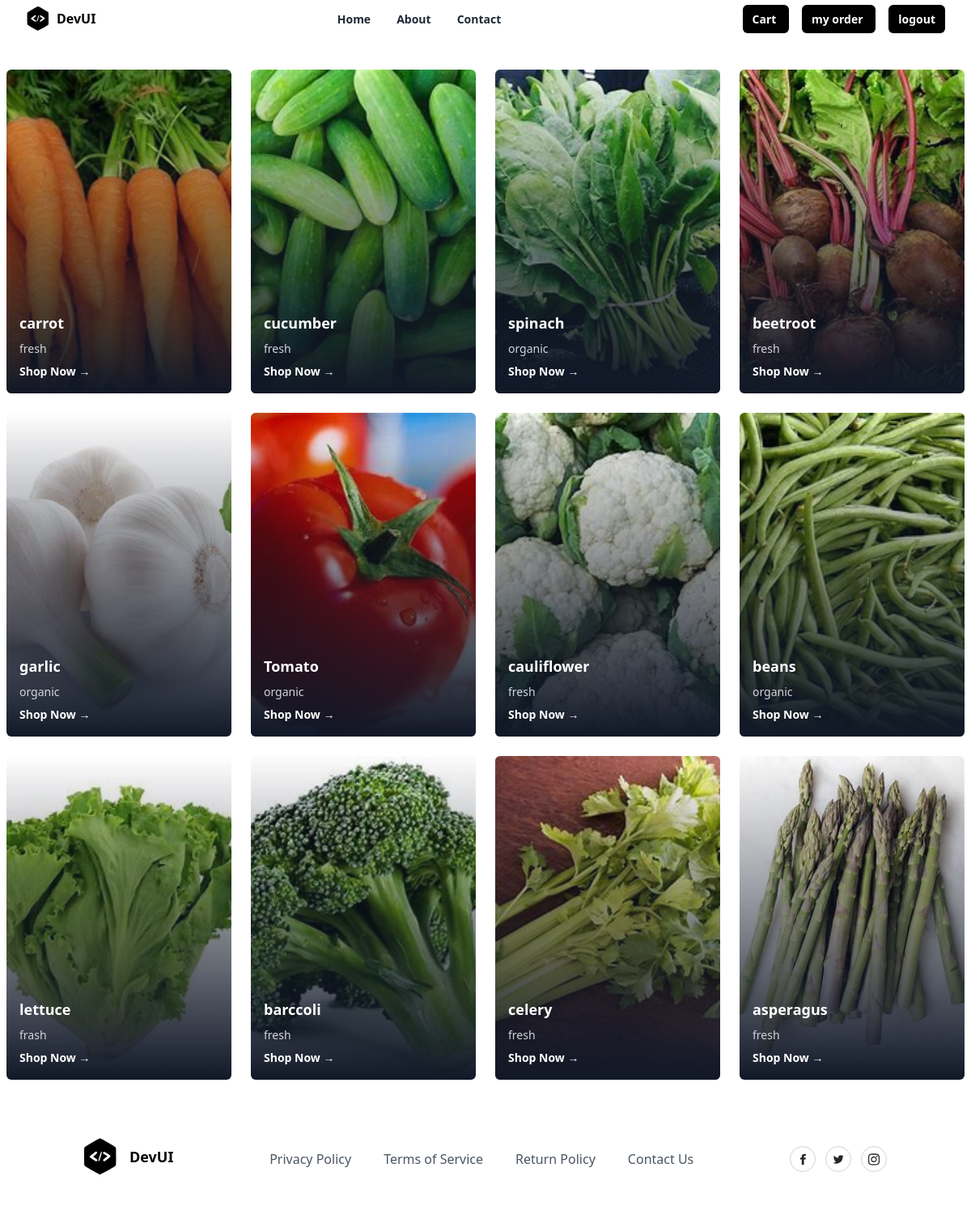
The app's page /index/ with its own data.
### shop/models.py (models this page shows, shortened)
class Product(models.Model):
    title=models.CharField(max_length=100)
    description=models.TextField(null=True,blank=True)
    category_object=models.ForeignKey(Category,on_delete=models.CASCADE)
    price=models.PositiveIntegerField()
    image=models.ImageField(upload_to='product_images',null=True,blank=True,default='product_images/default.jpg')
    created_date = models.DateTimeField(auto_now_add=True)
    updated_date = models.DateTimeField(auto_now=True)
    is_active = models.BooleanField(default=True)

### shop/views.py (the view)
# urls.py: path('index/',views.IndexView.as_view(),name="index"),
class IndexView(View):
    def get(self,request,*args,**kwargs):
        qs=Product.objects.all()
        return render(request,"index.html",{"data":qs})

### shop/templates/index.html
{%extends 'base.html'%}
{%block main_block%}
<div class="conatiner">
    <div class="mx-auto grid w-full max-w-7xl items-center space-y-4 px-2 py-10 md:grid-cols-2 md:gap-6 md:space-y-0 lg:grid-cols-4">
        {%for p in data%}
        <div class="relative aspect-[16/9]  w-auto rounded-md md:aspect-auto md:h-[400px]">
            <img
              src="{{p.image.url}}"
              alt="AirMax Pro"
              class="z-0 h-full w-full rounded-md object-cover"
            />
            <div class="absolute inset-0 rounded-md bg-gradient-to-t from-gray-900 to-transparent"></div>
            <div class="absolute bottom-4 left-4 text-left">
              <h1 class="text-lg font-semibold text-white">{{p.title}}</h1>
              <p class="mt-2 text-sm text-gray-300">
                {{p.description}}
              </p>
              <a href="{% url 'product-detail' p.id%}" class="mt-2 inline-flex cursor-pointer items-center text-sm font-semibold text-white">
                Shop Now →
              </a>
            </div>
          </div>
        {%endfor%}
      </div>
</div>
{%endblock%}

### shop/templates/base.html (shortened to what this page needs)
<!DOCTYPE html>
<html lang="en">
<head>
    <script src="https://cdn.tailwindcss.com"></script>
</head>
<body>
    <div class="relative w-full bg-white">
        <div class="mx-auto flex max-w-7xl items-center justify-between px-4 py-2 sm:px-6 lg:px-8">
          <div class="inline-flex items-center space-x-2">
            <span>
            </span>
            <span class="font-bold">DevUI</span>
          </div>
          <div class="hidden lg:block">
            <ul class="inline-flex space-x-8">
              <li>
                <a
                  href="{% url 'index'%}"
                  class="text-sm font-semibold text-gray-800 hover:text-gray-900"
                >
                  Home
                </a>
              </li>
              <li>
                <a
                  href="#"
                  class="text-sm font-semibold text-gray-800 hover:text-gray-900"
                >
                  About
                </a>
              </li>
              <li>
                <a
                  href="#"
                  class="text-sm font-semibold text-gray-800 hover:text-gray-900"
                >
                  Contact
                </a>
              </li>
            </ul>
          </div>
          <div class="hidden lg:block">
            <a
              href="{%url 'cart-summary'%}"
              class="rounded-md bg-black px-3 py-2 text-sm font-semibold text-white shadow-sm hover:bg-black/80 focus-visible:outline focus-visible:outline-2 focus-visible:outline-offset-2 focus-visible:outline-black"
            >
              Cart
            </a>
            <a
            href="{%url 'order-summary'%}"
            class="rounded-md bg-black ms-4 px-3 py-2 text-sm font-semibold text-white shadow-sm hover:bg-black/80 focus-visible:outline focus-visible:outline-2 focus-visible:outline-offset-2 focus-visible:outline-black"
          >my order
          </a>
            <a
              href="{%url 'signout'%}"
              class="rounded-md bg-black ms-4 px-3 py-2 text-sm font-semibold text-white shadow-sm hover:bg-black/80 focus-visible:outline focus-visible:outline-2 focus-visible:outline-offset-2 focus-visible:outline-black"
            >
              logout
            </a>
          </div>
        </div>
      </div>
    {%block main_block%}
    {%endblock%}
    <section class="relative overflow-hidden bg-white py-8">
        <div class="container relative z-10 mx-auto px-4">
          <div class="-m-8 flex flex-wrap items-center justify-between">
            <div class="w-auto p-8">
              <a href="#">
                <div class="inline-flex items-center">
                  <span class="ml-4 text-lg font-bold">DevUI</span>
                </div>
              </a>
            </div>
            <div class="w-auto p-8">
              <ul class="-m-5 flex flex-wrap items-center">
                <li class="p-5">
                  <a class="font-medium text-gray-600 hover:text-gray-700" href="#">
                    Privacy Policy
                  </a>
                </li>
                <li class="p-5">
                  <a class="font-medium text-gray-600 hover:text-gray-700" href="#">
                    Terms of Service
                  </a>
                </li>
                <li class="p-5">
                  <a class="font-medium text-gray-600 hover:text-gray-700" href="#">
                    Return Policy
                  </a>
                </li>
                <li class="p-5">
                  <a class="font-medium text-gray-600 hover:text-gray-700" href="#">
                    Contact Us
                  </a>
                </li>
              </ul>
            </div>
            <div class="w-auto p-8">
              <div class="-m-1.5 flex flex-wrap">
                <div class="w-auto p-1.5">
                  <a href="#">
                    <div class="flex h-8 w-8 items-center justify-center rounded-full border border-gray-300 hover:border-gray-400">
                    </div>
                  </a>
                </div>
                <div class="w-auto p-1.5">
                  <a href="#">
                    <div class="flex h-8 w-8 items-center justify-center rounded-full border border-gray-300 hover:border-gray-400">
                    </div>
                  </a>
                </div>
                <div class="w-auto p-1.5">
                  <a href="#">
                    <div class="flex h-8 w-8 items-center justify-center rounded-full border border-gray-300 hover:border-gray-400">
                    </div>
                  </a>
                </div>
              </div>
            </div>
          </div>
        </div>
      </section>
</body>
</html>

### records on screen
Product: image (picture), title "carrot", description "fresh"
Product: image (picture), title "cucumber", description "fresh"
Product: image (picture), title "spinach", description "organic"
Product: image (picture), title "beetroot", description "fresh"
Product: image (picture), title "garlic", description "organic"
Product: image (picture), title "Tomato", description "organic"
Product: image (picture), title "cauliflower", description "fresh"
Product: image (picture), title "beans", description "organic"
Product: image (picture), title "lettuce", description "frash"
Product: image (picture), title "barccoli", description "fresh"
Product: image (picture), title "celery", description "fresh"
Product: image (picture), title "asperagus", description "fresh"
